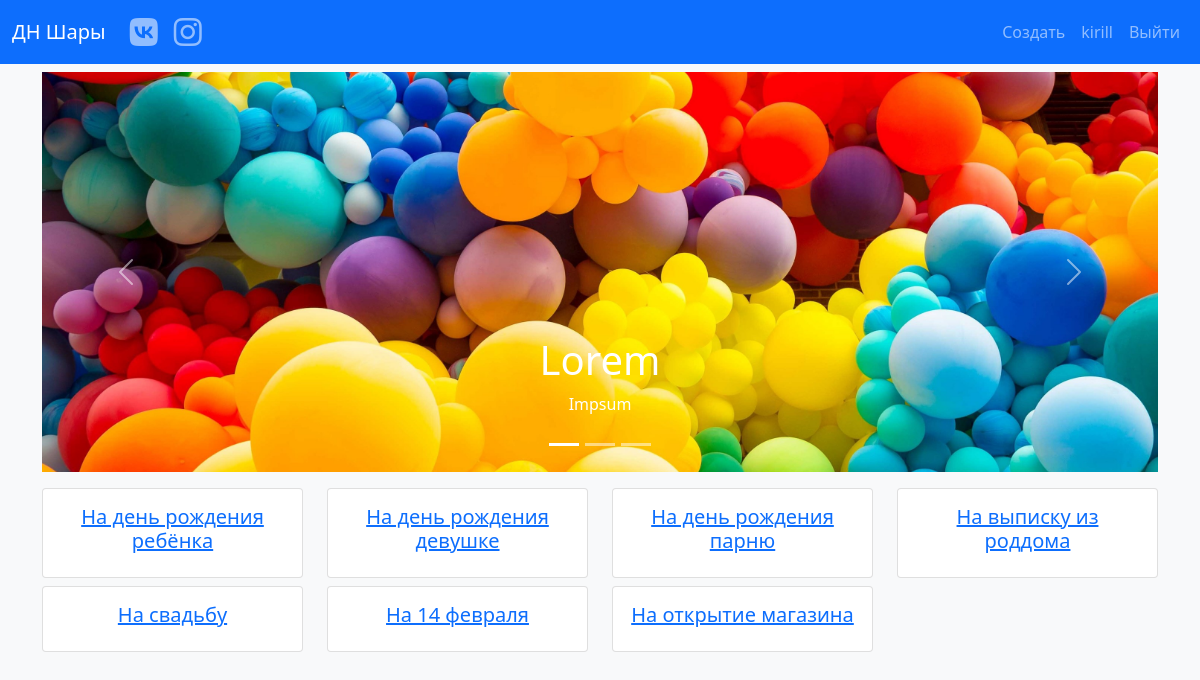
Page /?message=0 (signed in) on the committed database.
### tables this page shows
CREATE TABLE `users` (
  `id` int(11) NOT NULL,
  `username` varchar(255) NOT NULL,
  `password` varchar(255) NOT NULL
);

CREATE TABLE `products` (
  `id` int(11) NOT NULL,
  `user_id` int(11) NOT NULL,
  `category_id` int(11) NOT NULL,
  `image_name` varchar(55) NOT NULL,
  `title` varchar(255) NOT NULL,
  `description` text NOT NULL,
  `price` int(11) DEFAULT NULL
);

CREATE TABLE `categories` (
  `id` int(11) NOT NULL,
  `name` varchar(255) NOT NULL
);

### index.php (called while the page is built)
<?php
include 'header.php';
include 'home.php';
include 'footer.php';

### config.php (called while the page is built)
<?php
$dns = 'mysql:host=localhost;dbname=balloons;charset=utf8';
$user = 'root';
$password = '';

### includes/classes/Model.php (called while the page is built, shortened)
<?php
class Model
{
    protected $tableName;
    private $pdo;
    public function __construct() {
        include __DIR__ . '/../../config.php';
        $this->pdo = new PDO($dns, $user, $password);
        $this->pdo->setAttribute(PDO::ATTR_ERRMODE, PDO::ERRMODE_EXCEPTION);
    }
    private function query($sql, $params = [])
    {
        $query = $this->pdo->prepare($sql);
        $query->execute($params);
        $query->setFetchMode(PDO::FETCH_CLASS, get_called_class());
        return $query;
    }
    public function get($column, $value)
    {
        $sql = "SELECT * FROM $this->tableName WHERE $column = :$column";
        $params = [":$column" => $value];
        $query = $this->query($sql, $params);
        return $query->fetch();
    }
    public function getAll($where = [], $params = [])
    {
        $sql = "SELECT * FROM $this->tableName";
        if ($where) {
            $sql .= ' WHERE ';
            foreach ($where as $key => $_) {
                $sql .= "$key = :$key AND ";
            }
            $sql = rtrim($sql, ' AND ');
        }
        if (isset($params['order_by'])) {
            if ($params['order_by'][0] === '-') {
                $sql .= ' ORDER BY ' . substr($params['order_by'], 1) . ' DESC';
            } else {
                $sql .= ' ORDER BY ' . $params['order_by'] . ' ASC';
            }
        }
        $query = $this->query($sql, $where);
        return $query->fetchAll();
    }
}

### includes/classes/UserModel.php (called while the page is built, shortened)
<?php
include_once 'Model.php';
class UserModel extends Model
{
    function getLoggedInUser()
    {
        if (isset($_SESSION['username'])) {
            $user = $this->get('username', $_SESSION['username']);
            if ($user && $user->password === $_SESSION['password']) return $user;
            return false;
        }
        return false;
    }
}

### includes/classes/ProductModel.php (called while the page is built, shortened)
<?php
include_once 'Model.php';
class ProductModel extends Model
{
    public function getImageUrl()
    {
        $httpsOrHttp = isset($_SERVER['HTTPS']) && $_SERVER['HTTPS'] === 'on' ? 'https' : 'http';
        $host = $_SERVER['HTTP_HOST'];
        $url = "/images/$this->image_name";
        return $httpsOrHttp . '://' . $host . $url;
    }
}

### home.php (the view, shortened to what this page needs)
<?php
include 'includes/classes/ProductModel.php';
$slides = (new ProductModel)->getAll(['category_id' => 1]);
$categories = (new CategoryModel)->getAll([], ['order_by' => 'id']);
$categories = array_slice($categories, 1);
?>
<div id="carouselExampleCaptions" class="carousel slide h-50" data-bs-ride="carousel">
    <div class="carousel-indicators">
        <?php foreach ($slides as $index => $slide): ?>
            <button type="button" data-bs-target="#carouselExampleCaptions" data-bs-slide-to="<?= $index  ?>" class="<?= $index === 0 ? 'active' : '' ?>"></button>
        <?php endforeach; ?>
    </div>
    <div class="carousel-inner">
        <?php foreach ($slides as $index => $slide): ?>
            <div class="carousel-item <?= $index === 0 ? 'active' : '' ?>">
                <img src="<?= $slide->getImageUrl() ?>" class="d-block w-100 h-100 slide" alt="...">
                <div class="carousel-caption">
                    <h1><?= $slide->title ?></h1>
                    <p><?= $slide->description ?></p>
                </div>
            </div>
        <?php endforeach; ?>
    </div>
    <button class="carousel-control-prev" type="button" data-bs-target="#carouselExampleCaptions" data-bs-slide="prev">
        <span class="carousel-control-prev-icon"></span>
    </button>
    <button class="carousel-control-next" type="button" data-bs-target="#carouselExampleCaptions" data-bs-slide="next">
        <span class="carousel-control-next-icon"></span>
    </button>
</div>
<div class="row mt-3">
    <?php foreach ($categories as $category): ?>
        <div class="col-sm-6 col-md-4 col-lg-3 mb-2">
            <div class="card">
                <div class="card-body">
                    <a href="/products?category=<?= $category->id ?>"><h5 class="card-title text-center"><?= $category->name ?></h5></a>
                </div>
            </div>
        </div>
    <?php endforeach; ?>
</div>

### header.php (shortened to what this page needs)
<?php
include 'includes/classes/UserModel.php';
$user = (new UserModel)->getLoggedInUser();
?>
<html>
<head>
    <link href="https://cdn.jsdelivr.net/npm/bootstrap@5.0.0/dist/css/bootstrap.min.css" rel="stylesheet">
    <link rel="stylesheet" href="styles.css">
</head>
<body class="bg-light">
    <nav class="navbar navbar-expand-lg navbar-dark bg-primary mb-2">
        <div class="container-fluid">
            <a class="navbar-brand" href="/">ДН Шары</a>
            <div class="collapse navbar-collapse justify-content-between" id="navbarNavDropdown">
                <ul class="navbar-nav">
                    <li class="nav-item">
                        <a class="nav-link" href="https://vk.com/dn_shari" target="_blank"><i class="fab fa-vk fa-2x"></i></a>
                    </li>
                    <li class="nav-item">
                        <a class="nav-link" href="https://www.instagram.com/dn_shari/" target="_blank"><i class="fab fa-instagram fa-2x"></i></a>
                    </li>
                </ul>
                <?php if ($user): ?>
                    <ul class="navbar-nav">
                        <li class="nav-item">
                            <a class="nav-link" href="/product-form">Создать</a>
                        </li>
                        <li class="nav-item">
                            <a class="nav-link" href="#"><?= $user->username ?></a>
                        </li>
                        <li class="nav-item">
                            <a class="nav-link" href="/includes/logout-submit">Выйти</a>
                        </li>
                    </ul>
                <?php endif; ?>
            </div>
        </div>
    </nav>
    <div class="container">

### styles.css (style rules this page uses)
.slide { object-fit: cover; }

### rows in the picture
users: username "kirill"
products: image_name (picture), title "Lorem", description "Impsum"
categories: name "На день рождения ребёнка"
categories: name "На день рождения девушке"
categories: name "На день рождения парню"
categories: name "На выписку из роддома"
categories: name "На свадьбу"
categories: name "На 14 февраля"
categories: name "На открытие магазина"
